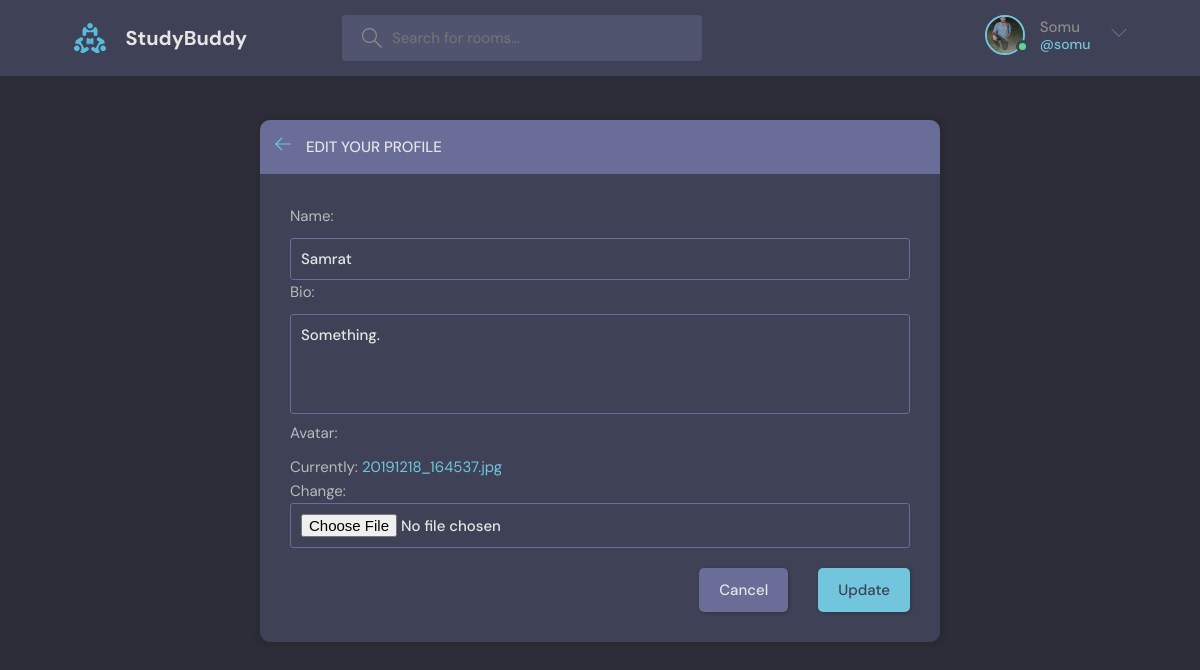
Screenshot of /edit-profile/1/ (signed in) with the database file from the repository.
### discord/models.py (models this page shows)
class User(AbstractUser):
    name = models.CharField(max_length=200, null=True)
    email = models.EmailField(unique=True, null=True)
    bio = models.TextField(null=True)
    avatar = models.ImageField(null=True, default='avatar.svg')
    USERNAME_FIELD = 'email'
    REQUIRED_FIELDS = []

### discord/views.py (the view)
# urls.py: path('edit-profile/<str:pk>/', views.edit_profile, name="edit-profile"),
@login_required(login_url='login')
def edit_profile(request, pk):
    try:
        user = User.objects.get(id=pk)
    except User.DoesNotExist:
        context = {'error': 'User does not exist'}
        return render(request, '404.html', context)
    form = UserUpdateForm(instance=user)
    if request.method == 'POST':
        form = UserUpdateForm(request.POST, request.FILES, instance=user)
        if form.is_valid():
            form.save()
            return redirect('profile', user.id)
    context = {'user': user, 'form': form}
    return render(request, 'discord/edit-profile.html', context)

### discord/forms.py
class UserUpdateForm(ModelForm):
    class Meta:
        model = User
        fields = ['name', 'bio', 'avatar']

### discord/templates/discord/edit-profile.html (shortened to what this page needs)
{% extends 'base.html' %} {% block content %}
<main class="update-account layout">
    <div class="container">
        <div class="layout__box">
            <div class="layout__boxHeader">
                <div class="layout__boxTitle">
                    <a href="{% url 'profile' user.id %}">
                        <svg version="1.1" xmlns="http://www.w3.org/2000/svg" width="32" height="32"
                            viewBox="0 0 32 32">
                            <title>arrow-left</title>
                            <path
                                d="M13.723 2.286l-13.723 13.714 13.719 13.714 1.616-1.611-10.96-10.96h27.625v-2.286h-27.625l10.965-10.965-1.616-1.607z">
                            </path>
                        </svg>
                    </a>
                    <h3>Edit your profile</h3>
                </div>
            </div>
            <div class="layout__body">
                <form class="form" action="" method="post" enctype="multipart/form-data">
                    <div class="form__group">
                        {{form.as_p}}
                    </div>
                    <div class="form__action">
                        <a class="btn btn--dark" href="{{request.META.HTTP_REFERER}}">Cancel</a>
                        <button class="btn btn--main" type="submit">Update</button>
                    </div>
                </form>
            </div>
        </div>
    </div>
</main>
{% endblock content %}

### templates/_navbar.html (shortened to what this page needs)
{% load static %}
<header class="header header--loggedIn">
  <div class="container">
    <a href="{% url 'home' %}" class="header__logo">
      <img src="{% static 'images/logo.svg' %}" />
      <h1>StudyBuddy</h1>
    </a>
    <form class="header__search">
      <label>
        <input name="q" placeholder="Search for rooms..." />
      </label>
    </form>
    <nav class="header__menu">
      {% if request.user.is_authenticated %}
      <div class="header__user">
        <a href="{% url 'profile' request.user.id %}">
          <div class="avatar avatar--medium active">
            <img src="{{request.user.avatar.url}}" />
          </div>
          <p>{{request.user.name}} <span>@{{request.user.username}}</span></p>
        </a>
        <button class="dropdown-button">
          <svg
            version="1.1"
            xmlns="http://www.w3.org/2000/svg"
            width="32"
            height="32"
            viewBox="0 0 32 32"
          >
            <title>chevron-down</title>
            <path d="M16 21l-13-13h-3l16 16 16-16h-3l-13 13z"></path>
          </svg>
        </button>
      </div>
      {% else %}
      <a href="{% url 'login' %}">
        <img src="{% static 'images/avatar.svg' %}" />
        <p>Login</p>
      </a>
      {% endif %}
    </nav>
  </div>
</header>

### rows the page displays
User: user.avatar (picture), user.name "Somu", user.username "somu"
User: name "Samrat", bio "Something."
